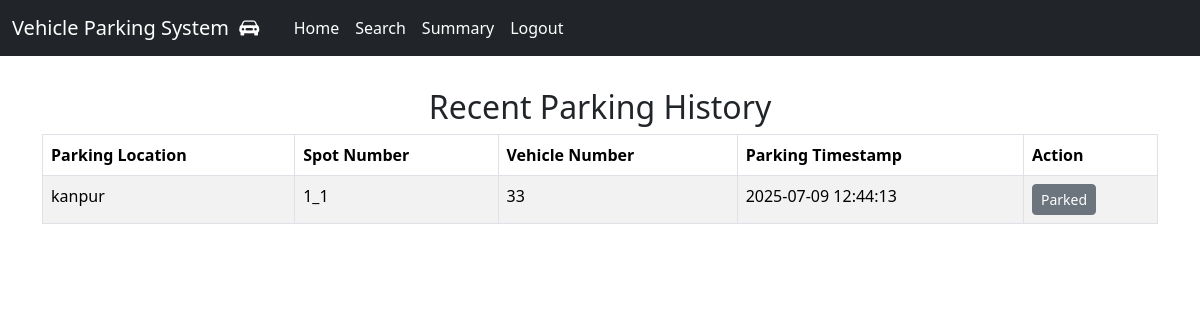
Before: /user_home (signed in) with the older database file.
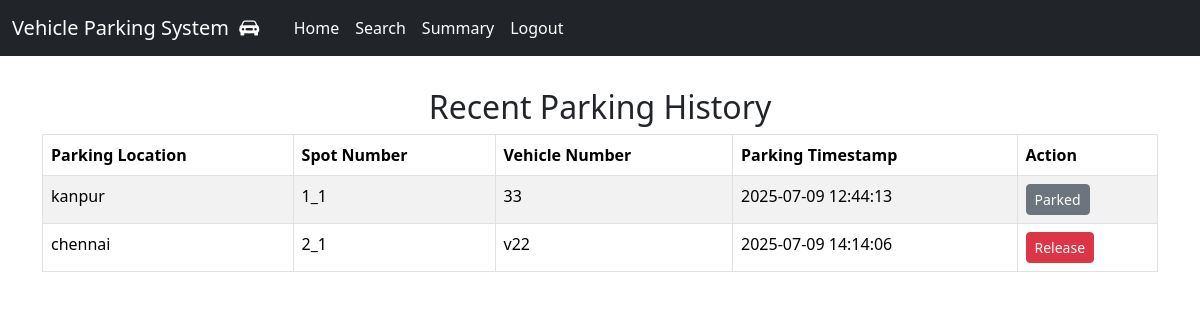
After: the same page with the newer database file.
### controllers/models.py (models this page shows)
class Reservation(db.Model):
    id = db.Column(db.Integer, primary_key=True, autoincrement=True)
    spot_id = db.Column(db.Integer, db.ForeignKey('parking_spot.spot'), nullable=False)
    user_id = db.Column(db.Integer, db.ForeignKey('user.id'), nullable=False)
    parking_timestamp = db.Column(db.DateTime, nullable=False, default=datetime.utcnow)
    leaving_timestamp = db.Column(db.DateTime, nullable=True)
    parking_cost = db.Column(db.Float, nullable=True)
    vehicle_number = db.Column(db.String(20), nullable=False)
    spot = db.relationship('ParkingSpot', backref='reservations')
    user = db.relationship('User', backref='reservations')

class ParkingLot(db.Model):
    id = db.Column(db.Integer, primary_key=True, autoincrement=True)
    location = db.Column(db.String(100), nullable=False)
    address = db.Column(db.String(200), nullable=False)
    pin_code = db.Column(db.String, nullable=False)
    price = db.Column(db.String, nullable=False)
    max_spots = db.Column(db.Integer, nullable=False)
    spots = db.relationship('ParkingSpot', backref='lot', cascade="all, delete-orphan")

### controllers/general_routes.py (the view)
@app.route('/user_home', methods=['GET', 'POST'])
def user_home():
    reservations = Reservation.query.filter_by(user_id=session.get('user_id')).all()
    return render_template('/user_home.html', reservations=reservations)

### templates/user_home.html (shortened to what this page needs)
<!DOCTYPE html>
<html lang="en">
<head>
</head>
{% extends 'index.html' %}
    {% block content %}
    <div class="jumbotron text-center">
        <h2>Recent Parking History</h2>
    </div>
    <div class="container">
        <table class="table table-striped table-bordered">
            <thead>
                <tr>
                    <th>Parking Location</th>
                    <th>Spot Number</th>
                    <th>Vehicle Number</th>
                    <th>Parking Timestamp</th>
                    <th>Action</th>
                </tr>
            </thead>
            <tbody>
                {% for reservation in reservations %}
                    <tr>
                        <td>{{ reservation.spot.lot.location if reservation.spot and reservation.spot.lot else '—' }}</td>
                        <td>{{ reservation.spot_id }}</td>
                        <td>{{ reservation.vehicle_number }}</td>
                        <td>{{ reservation.parking_timestamp.strftime('%Y-%m-%d %H:%M:%S') }}</td>
                        <td>
                            {% if reservation.leaving_timestamp is none %}
                                <form method="get" action="release_parking/{{ reservation.id }}" >
                                    <button class="btn btn-danger btn-sm">Release</button>
                                </form>
                            {% else %}
                                <button class="btn btn-secondary btn-sm">Parked</button>
                            {% endif %}
                        </td>
                    </tr>
                {% endfor %}
            </tbody>
        </table>
    </div>
    {%endblock%}

Changed rows visible on the page:
added Reservation: spot.lot "chennai", spot_id "2_1", vehicle_number "v22", parking_timestamp "2025-07-09 14:14:06"
